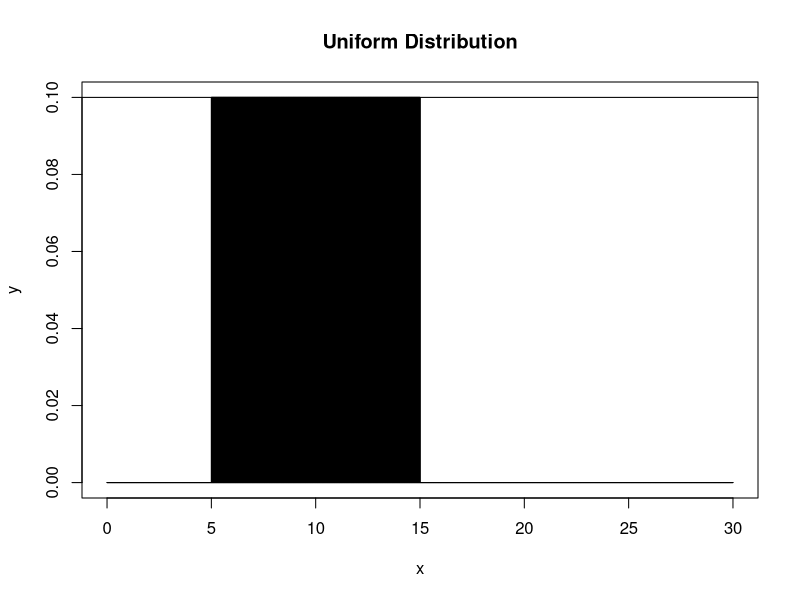

Recreate this plot in R.
# Example taken from stats documentation for Uniform Distribution on the web\
# feed the vector values, from 0 to 30 at a very close increment
x <- seq(0, 30, by=0.005)
# define the distribution to be with density between between 5 to 15
ud <- dunif(x, min = 5, max = 15)
# now plot
plot(x, ud, type = 'h', ylab='y', xlab = 'x', main = 'Uniform Distribution', col='black')
# define the max horizontal line
abline(h=0.1)
